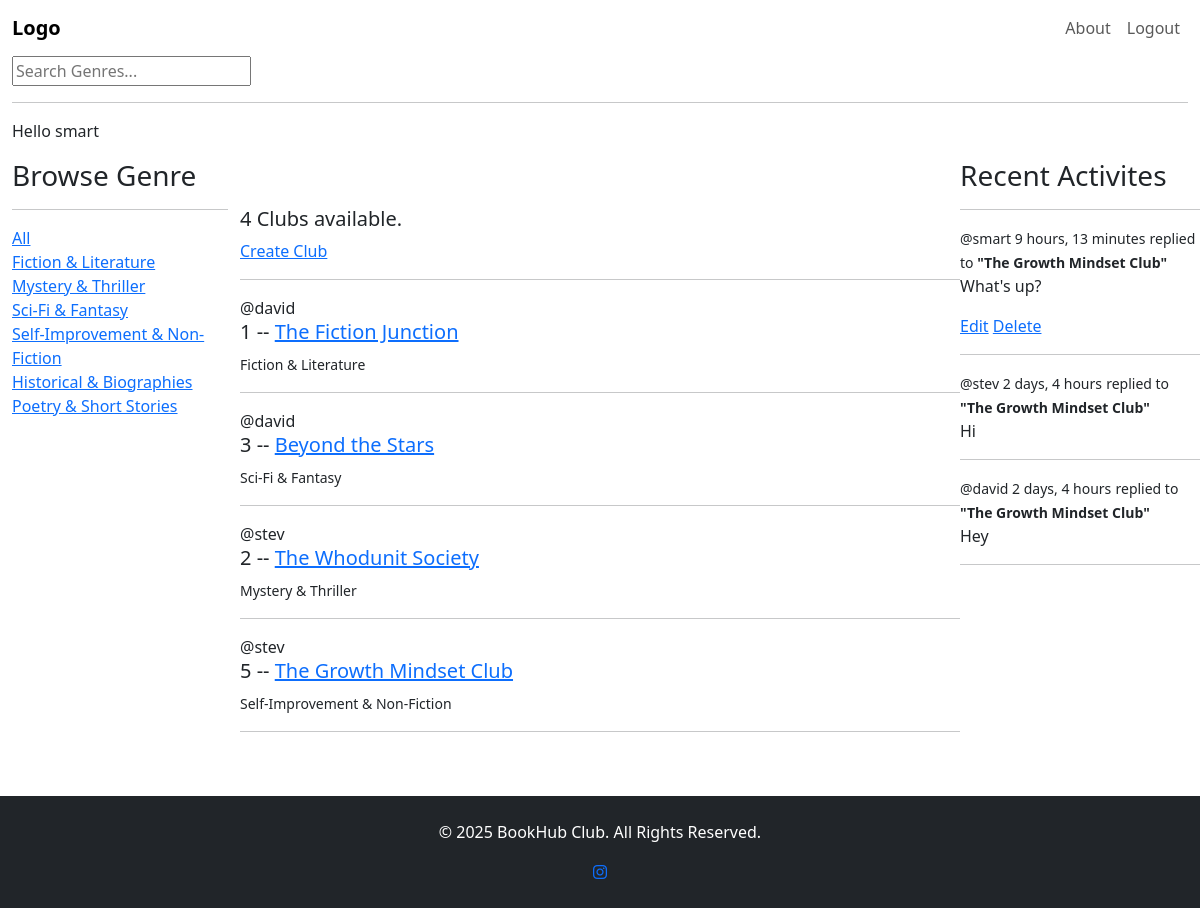
The page / (signed in) on the database its author committed.
### base/models.py (models this page shows, shortened)
class Genre(models.Model):
    name = models.CharField(max_length=200)

class Club(models.Model):
    host = models.ForeignKey(User, on_delete=models.SET_NULL, null=True)
    genre = models.ForeignKey(Genre, on_delete=models.SET_NULL, null=True)
    name = models.CharField(max_length=200)
    description = models.TextField(null=True, blank=True)
    rules = models.TextField(null=True, blank=True)
    participants = models.ManyToManyField(User, related_name='participants', blank=True)
    updated = models.DateTimeField(auto_now=True)
    created = models.DateTimeField(auto_now_add=True)
    class Meta:
        ordering = ['-updated', '-created']
    def __str__(self):
        return self.name

class Message(models.Model):
    user = models.ForeignKey(User, on_delete=models.CASCADE)
    club = models.ForeignKey(Club, on_delete=models.CASCADE)
    body = models.TextField()
    updated = models.DateTimeField(auto_now=True)
    created = models.DateTimeField(auto_now_add=True)
    class Meta:
        ordering = ['-updated', '-created']
    def __str__(self):
        return self.body[0:50]

### base/views.py (the view)
# urls.py: path('', views.home, name='home'),
def home(request):
    q = request.GET.get('q') if request.GET.get('q') != None else ''
    clubs = Club.objects.filter(
        Q(genre__name__icontains=q) |
        Q(name__icontains=q) |
        Q(description__icontains=q)
    )
    genres = Genre.objects.all()
    club_count = clubs.count()
    club_messages = Message.objects.all()
    context = {"clubs": clubs, 'genres': genres, 'club_count': club_count, 'club_messages': club_messages}
    return render(request, 'base/home.html', context)

### base/templates/base/home.html (shortened to what this page needs)
{% extends 'main.html' %}
{% block content %}
<div class="home-container">
    <section id="browse">
        <div class="container">
            <h3>Browse Genre</h3>
            <hr>
            <div>
                <a href="{% url 'home' %}">All</a>
            </div>
            <div>
                {% for genre in genres %}
                <div>
                    <a href="{% url 'home' %}?q={{genre.name}}">{{genre.name}}</a>
                </div>
                {% endfor %}
            </div>
        </div>
    </section>
        <section id="clublist" class="py-5">
            <div>
                {% if club_count > 1 %}
                <h5>{{club_count}} Clubs available.</h5>
                {% else %}
                <h5>{{club_count}} Club available.</h5>
                {% endif %}
                <a href="{% url 'create-club' %}">Create Club</a>
                <hr>
                <div>
                    {% for club in clubs %}
                    <div>
                        <span>@{{club.host.username}}</span>
                        <h5>{{club.id}} -- <a href="{% url 'club' club.id %}">{{club.name}}</a></h5>
                        <small>{{club.genre.name}}</small>
                        <hr>
                    </div>
                    {% endfor %}
                </div>
            </div>
        </section>
        <section id="activities">
            <div>
                <h3>Recent Activites</h3>
                <hr>
                {% for message in club_messages %}
                <small>@{{message.user}} {{message.created|timesince}}</small>
                <small>replied to <b>"{{message.club}}"</b></small>
                <p>{{message}}</p>
                {% if request.user == message.user %}
                <a href="{% url 'update-message' message.id %}">Edit</a>
                <a href="{% url 'delete-message' message.id %}">Delete</a>
                {% endif %}
                <hr>
                {% endfor %}
            </div>
        </section>
    </div>
    <footer class="py-4 bg-dark text-white text-center">
        <div class="container">
            <p>&copy; 2025 BookHub Club. All Rights Reserved.</p>
            <a href="https://instagram.com/ola_da.vid?igshid=OGY3MTU30GY1Mw==" target="_blank" class="social-icon"><i class="fa-brands fa-instagram"></i></a>
        </div>
    </footer>
{% endblock content %}

### templates/navbar.html (shortened to what this page needs)
<nav class="navbar navbar-expand-lg bg-transparent">
    <div class="container-fluid">
        <a class="navbar-brand" style="font-weight: bold;" href="/">Logo</a>
        <div class="collapse navbar-collapse" id="navbarNav">
            <ul class="navbar-nav ms-auto">
                <li class="nav-item">
                    <a class="nav-link" href="#about">About</a>
                </li>
                <li class="nav-item">
                    {% if request.user.is_authenticated %}
                    <a class="nav-link" href="{% url 'logout' %}">Logout</a>
                    {% else %}
                    <a class="nav-link" href="{% url 'login' %}">Login</a>
                    {% endif %}
                </li>
            </ul>
        </div>
    </div>
</nav>
<div class="container-fluid">
    <form action="{% url 'home' %}" method="GET">
        <input type="text" name="q" placeholder="Search Genres...">
    </form>
    <hr>
    {% if request.user.is_authenticated %}
    <p>Hello {{request.user}}</p>
    {% endif %}
</div>

### base/templates/base/home.html (style rules this page uses)
.home-container { display: grid; grid-template-columns: 1fr 3fr 1fr; }

### rows shown on the page
Genre: name "Fiction & Literature"
Genre: name "Mystery & Thriller"
Genre: name "Sci-Fi & Fantasy"
Genre: name "Self-Improvement & Non-Fiction"
Genre: name "Historical & Biographies"
Genre: name "Poetry & Short Stories"
Club: host.username "david", id "1", name "The Fiction Junction", genre.name "Fiction & Literature"
Club: host.username "david", id "3", name "Beyond the Stars", genre.name "Sci-Fi & Fantasy"
Club: host.username "stev", id "2", name "The Whodunit Society", genre.name "Mystery & Thriller"
Club: host.username "stev", id "5", name "The Growth Mindset Club", genre.name "Self-Improvement & Non-Fiction"
Message: user "smart", created "9 hours, 13 minutes", club "The Growth Mindset Club", body "What's up?", shows "Edit"
Message: user "stev", created "2 days, 4 hours", club "The Growth Mindset Club", body "Hi"
Message: user "david", created "2 days, 4 hours", club "The Growth Mindset Club", body "Hey"

### other values the page prints
{{ request.user }} "smart"
{{ club_count }} "4"
